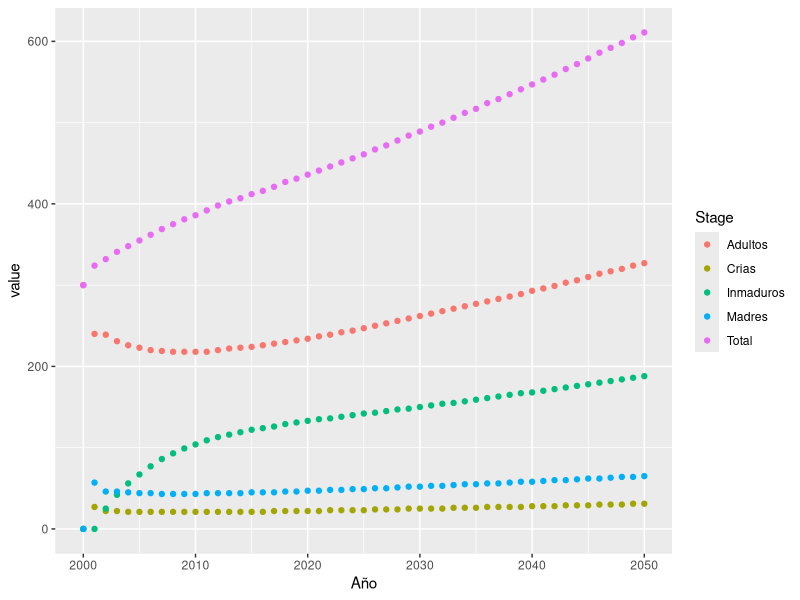

The R script that drew this image:
library(ggplot2)
library(tidyr)
library(dplyr)

matriz_pob_struc <- matrix(c(
  0, 0.01, 0.09, 0,
  0.92, 0.86, 0, 0,
  0, 0.08, 0.8, 0.83,
  0, 0.02, 0.19, 0
), nrow = 4, byrow = TRUE)
matriz_pob_struc

matriz_inicial <- matrix(c(
  0,
  0,
  300,
  0
), nrow = 4, byrow = TRUE)
matriz_inicial

res_2001 <- matriz_pob_struc %*% matriz_inicial
res_2001
res_2002 <- matriz_pob_struc %*% res_2001
res_2002

matriz_final <- matriz_inicial
for (time_step in 1:50) {
  matriz_final <- cbind(
    matriz_final,
    round(matriz_pob_struc %*% matriz_final[,time_step], 0)
  )
}
matriz_final

datos_finales <- t(matriz_final) %>%
  as.data.frame()
names(datos_finales) <- c('Crias', 'Inmaduros', 'Adultos', 'Madres')
datos_finales <- datos_finales %>%
  mutate(
    Total = Crias + Inmaduros + Adultos + Madres,
    Año = 2000:2050
  ) %>%
  pivot_longer(cols = Crias:Total, names_to = 'Stage')
datos_finales

datos_finales %>%
  ggplot(
    aes(x = Año, y = value, color = Stage)
  ) +
  geom_point()


